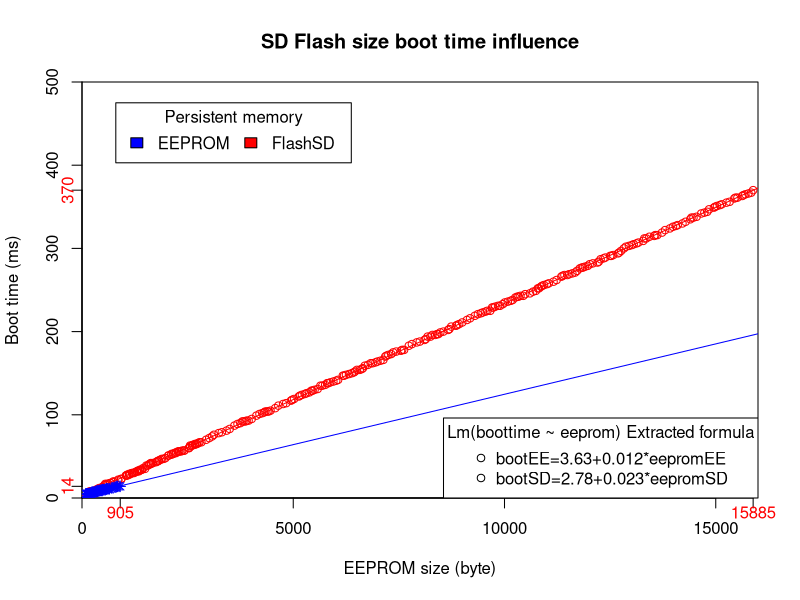

Source code (R):
boottimeSD <-c(7,7,8,9,11,13,16,18,19,22,23,27,27,28,29,30,31,32,33,34,34,36,39,40,41,43,44,45,47,47,51,53,54,55,56,57,57,60,63,63,64,65,65,66,67,67,70,72,74,76,78,79,81,83,87,89,90,92,92,92,93,93,95,99,101,102,103,104,104,104,105,108,111,113,114,117,118,119,122,123,124,125,126,127,129,129,130,131,135,135,136,138,138,139,140,141,142,147,147,148,149,150,151,152,154,154,155,156,159,160,162,162,163,164,165,166,170,171,172,173,175,176,177,178,178,183,185,187,188,190,191,194,194,196,196,197,197,199,200,202,203,206,207,208,209,211,214,216,219,221,222,223,224,225,225,229,229,230,231,231,233,235,236,237,238,241,242,242,243,243,245,246,248,249,252,252,254,255,256,257,258,260,262,266,267,268,268,269,270,271,273,276,277,277,278,279,281,282,283,284,287,288,289,291,291,292,294,295,297,300,302,303,304,305,306,307,309,312,312,314,315,316,316,319,322,324,326,327,328,330,332,335,337,337,338,342,343,344,347,349,350,351,352,353,355,356,360,361,361,363,364,365,366,367,370,7,8,8,10,12,13,15,17,17,17,18,20,21,23,27,28,29,30,30,32,32,33,34,35,39,41,42,42,44,45,46,48,51,52,53,54,56,56,56,57,60,62,63,64,65)
eepromSD <-c(178,224,252,298,371,484,557,670,743,856,929,1042,1070,1116,1144,1189,1256,1302,1330,1376,1404,1450,1523,1590,1635,1748,1776,1821,1888,1933,2046,2119,2186,2232,2305,2372,2417,2530,2558,2604,2632,2678,2706,2752,2780,2825,2938,3011,3078,3123,3236,3309,3422,3495,3608,3681,3748,3794,3822,3868,3896,3942,4015,4128,4201,4268,4314,4342,4388,4416,4461,4574,4647,4760,4833,4946,4974,5019,5132,5160,5205,5272,5317,5384,5430,5458,5504,5577,5644,5689,5756,5802,5830,5876,5949,6016,6061,6174,6202,6248,6321,6388,6434,6462,6507,6574,6620,6648,6694,6767,6834,6879,6946,6992,7065,7132,7178,7206,7251,7318,7364,7437,7550,7578,7623,7736,7809,7922,7995,8108,8136,8181,8248,8293,8360,8406,8434,8480,8553,8666,8694,8739,8852,8880,8926,8999,9112,9185,9298,9371,9438,9483,9550,9595,9662,9708,9736,9781,9848,9893,9960,10006,10079,10146,10191,10258,10304,10332,10377,10444,10489,10602,10675,10742,10788,10816,10862,10890,10935,11002,11047,11160,11233,11346,11374,11419,11486,11532,11605,11672,11717,11784,11830,11858,11903,11970,12016,12089,12202,12230,12275,12342,12387,12500,12528,12573,12686,12714,12759,12826,12872,12945,13012,13057,13124,13169,13282,13310,13356,13429,13542,13570,13615,13728,13801,13914,13987,14054,14099,14212,14285,14398,14426,14472,14545,14658,14731,14798,14843,14956,14984,15029,15096,15141,15254,15327,15440,15468,15513,15626,15654,15700,15773,15840,15885,152,180,225,338,411,478,524,552,598,626,672,745,858,931,1044,1072,1117,1184,1229,1296,1342,1370,1416,1489,1556,1602,1630,1675,1788,1816,1861,1974,2047,2114,2159,2226,2272,2300,2346,2419,2532,2560,2605,2672,2718)
sdramSD <-c(185,185,185,185,185,185,185,185,185,185,185,185,185,185,185,185,185,165,165,165,165,165,165,165,165,165,165,165,165,165,165,165,165,165,165,165,165,165,165,165,165,165,165,165,165,165,165,165,165,165,165,165,165,165,165,165,165,165,165,165,165,165,165,165,165,165,165,165,165,165,165,165,165,165,165,165,165,165,165,165,165,165,165,165,165,165,165,165,165,165,165,165,165,165,165,165,165,165,165,165,165,165,165,165,165,165,165,165,165,165,165,165,165,165,165,165,165,165,165,165,165,165,165,165,165,165,165,165,165,165,165,165,165,165,165,165,165,165,165,165,165,165,165,165,165,165,165,165,165,165,165,165,165,165,165,165,165,165,165,165,165,165,165,165,165,165,165,165,165,165,165,165,165,165,165,165,165,165,165,165,165,165,165,165,165,165,165,165,165,165,165,165,165,165,165,165,165,165,165,165,165,165,165,165,165,165,165,165,165,165,165,165,165,165,165,165,165,165,165,165,165,165,165,165,165,165,165,165,165,165,165,165,165,165,165,165,165,165,165,165,165,165,165,165,165,165,165,165,165,165,165,165,165,165,165,199,199,199,183,183,183,163,163,163,163,163,163,163,163,163,163,163,163,163,163,163,163,163,163,163,163,163,163,163,163,163,163,163,163,163,163,163,163,163,163,163,163,163,163,163)


ATboottime <-c(5,5,5,5,6,6,7,7,7,7,8,8,8,8,9,9,9,9,10,10,11,11,11,11,12,12,13,13,14,14,14,14,5,5,5,5,6,6,7,7,8,8,9,9,10,10,10,10,11,11)
ATeeprom <-c(102,126,136,165,189,207,231,249,283,312,336,346,357,375,410,439,463,481,515,544,569,579,608,650,693,735,778,802,812,841,876,905,84,113,147,176,219,243,261,303,346,370,380,409,452,486,515,549,578,620)
ATsdram <-c(1298,1210,1222,1196,1222,1196,1222,1196,1222,1196,1222,1196,1222,1196,1222,1196,1222,1196,1222,1196,1222,1196,1222,1218,1222,1218,1222,1218,1222,1196,1222,1196,1220,1208,1220,1208,1220,1206,1210,1206,1210,1206,1210,1190,1210,1206,1210,1206,1210,1206)

plot(eepromSD,boottimeSD,ylim=range(c(0,500)),xlim=range(c(0,16000)),xlab="EEPROM size (byte)", ylab="Boot time (ms)", main="SD Flash size boot time influence",xaxs="i",yaxs="i",col="red")
abline(lm(boottimeSD~eepromSD),col="red")
#legend("topleft", "lm(MEGAboottime~MEGAeeprom)")

lines(ATeeprom,ATboottime, pch=8,type="b",col="blue")
abline(lm(ATboottime~ATeeprom),col="blue")
legend("topleft", inset=.05, title="Persistent memory",
c("EEPROM","FlashSD"), fill=c("blue","red"), horiz=TRUE)

axis(1, at=c(max(ATeeprom),max(eepromSD)),labels=c(max(ATeeprom),max(eepromSD)), col.axis="red", las=0,padj=-1.2)
axis(2, at=c(max(ATboottime),max(boottimeSD)),labels=c(max(ATboottime),max(boottimeSD)), col.axis="red", las=0,padj=1.2)


legend("bottomright", c("bootEE=3.63+0.012*eepromEE","bootSD=2.78+0.023*eepromSD"), pch=1, title="Lm(boottime ~ eeprom) Extracted formula")

